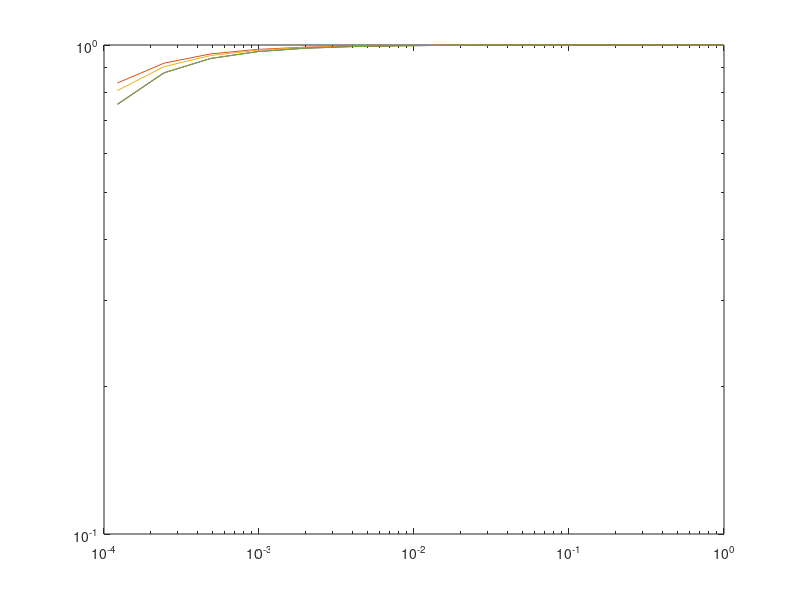
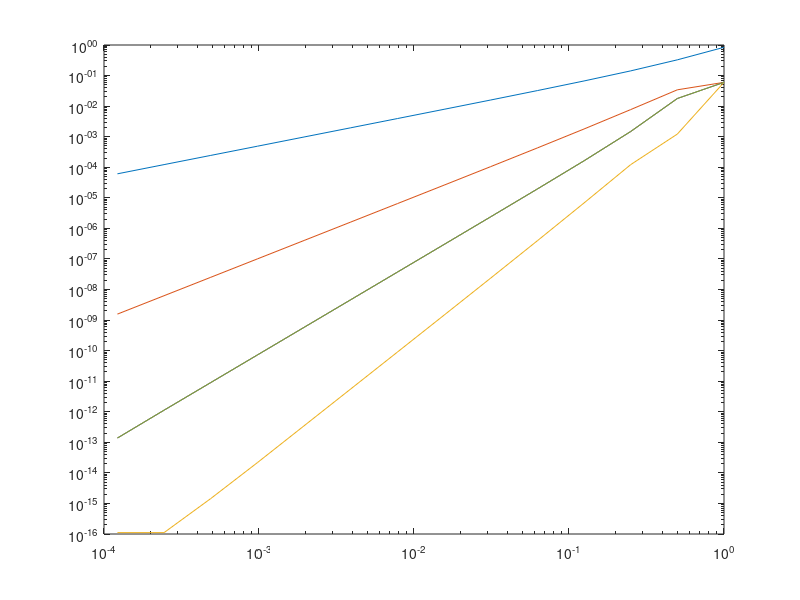
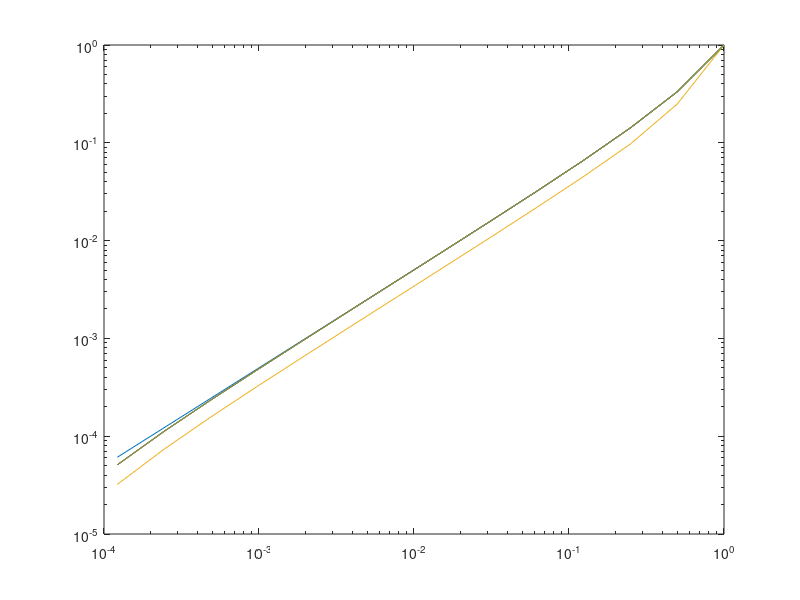
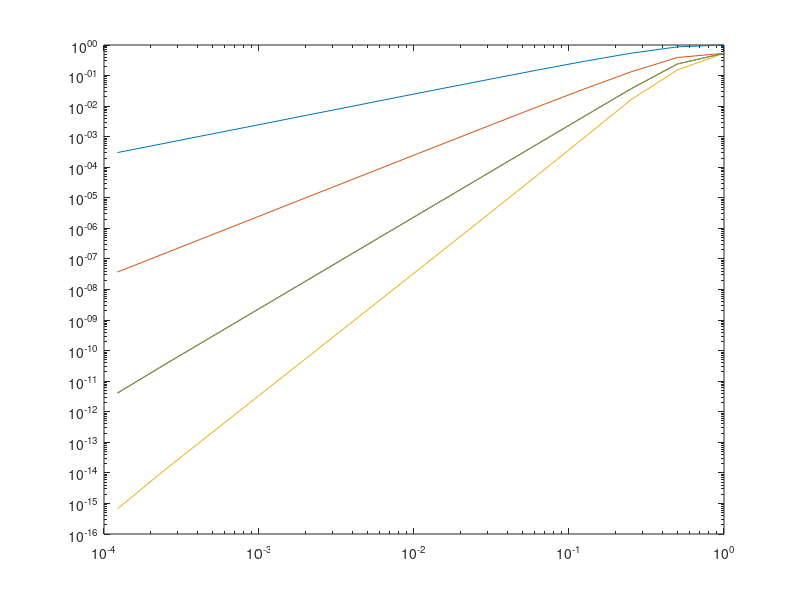

These charts were generated, in order, by the following MATLAB code:
function unused = q4()
	funcs = {
		@(x) sign(x),
		@(x) sin(x),
		@(x) abs(x),
		@(x) x.^5,
		@(x) (1+25.*x.^2).^(-1)
	};

	funcnames = {
		'sign',
		'sin',
		'abs',
		'quintic',
		'cauchy'
	};

	intmethods = {
		'nearest',
		'linear',
		'spline',
		'pchip',
		'cubic'
	};

	N = arrayfun(@(x) 2.^x, 1:14)
	H = arrayfun(@(x) 2./x, N)

	for fi = 1:length(funcs)
		G = linspace(-1, 1, 100000);
		Exact = funcs{fi}(G);
		Errors = zeros(length(intmethods), length(H));

		for mi = 1:length(intmethods)
			for ni = 1:length(N)
				X = linspace(-1, 1, N(ni));
				Sampled = funcs{fi}(X);
				Apprx = interp1(X, Sampled, G, intmethods{mi});

				errs = abs(Exact - Apprx);
				Errors(mi, ni) = max(errs);
			end
		end

		funcnames{fi}
		for mi = 1:length(intmethods)
			intmethods{mi}
			polyfit(log(H), log(Errors(mi,:)), 1)(1)
		end

		loglog(H, Errors);
		print(['q4plots/', funcnames{fi}, '.png'] , '-dpng');
	end
end

q4();
